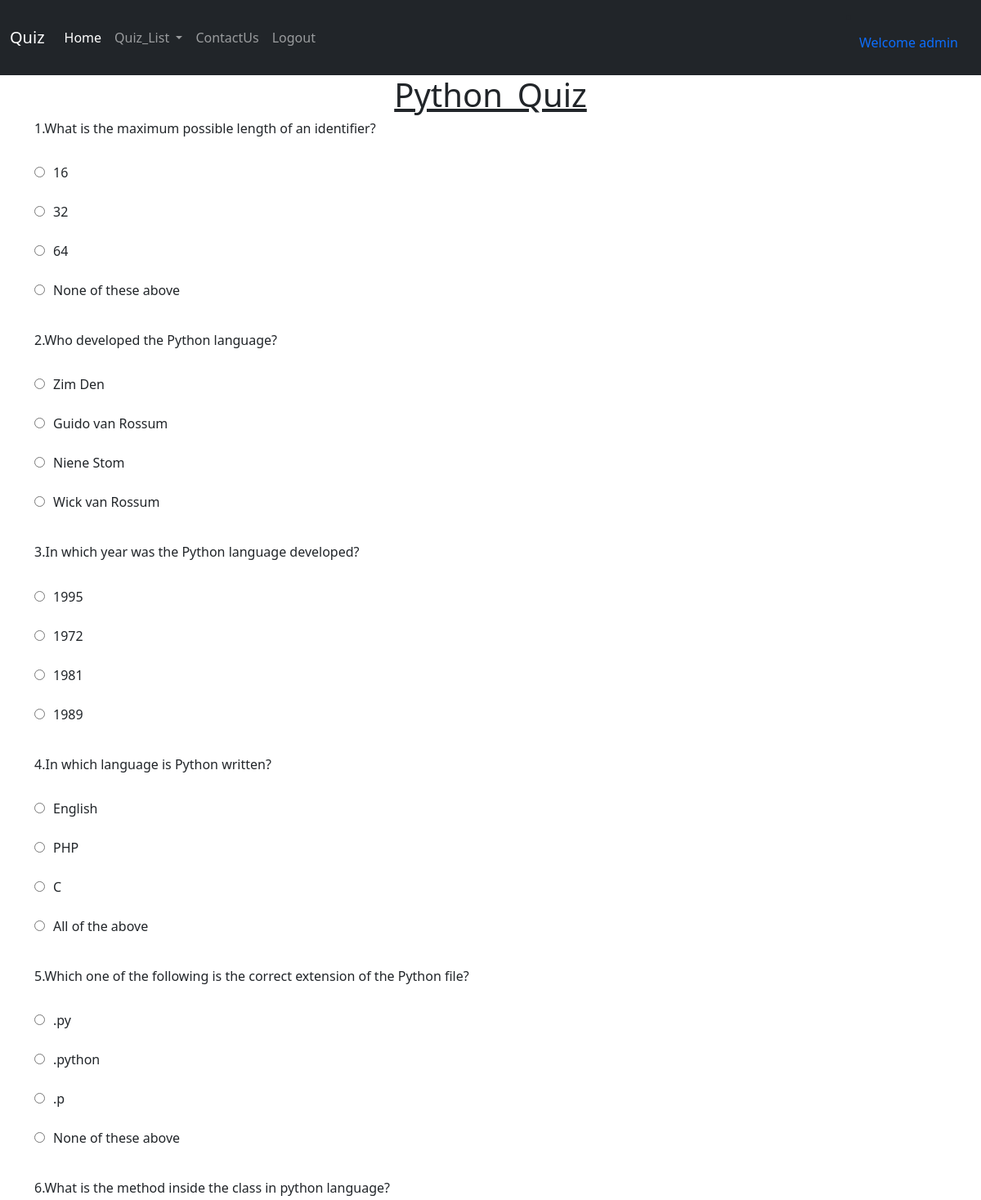
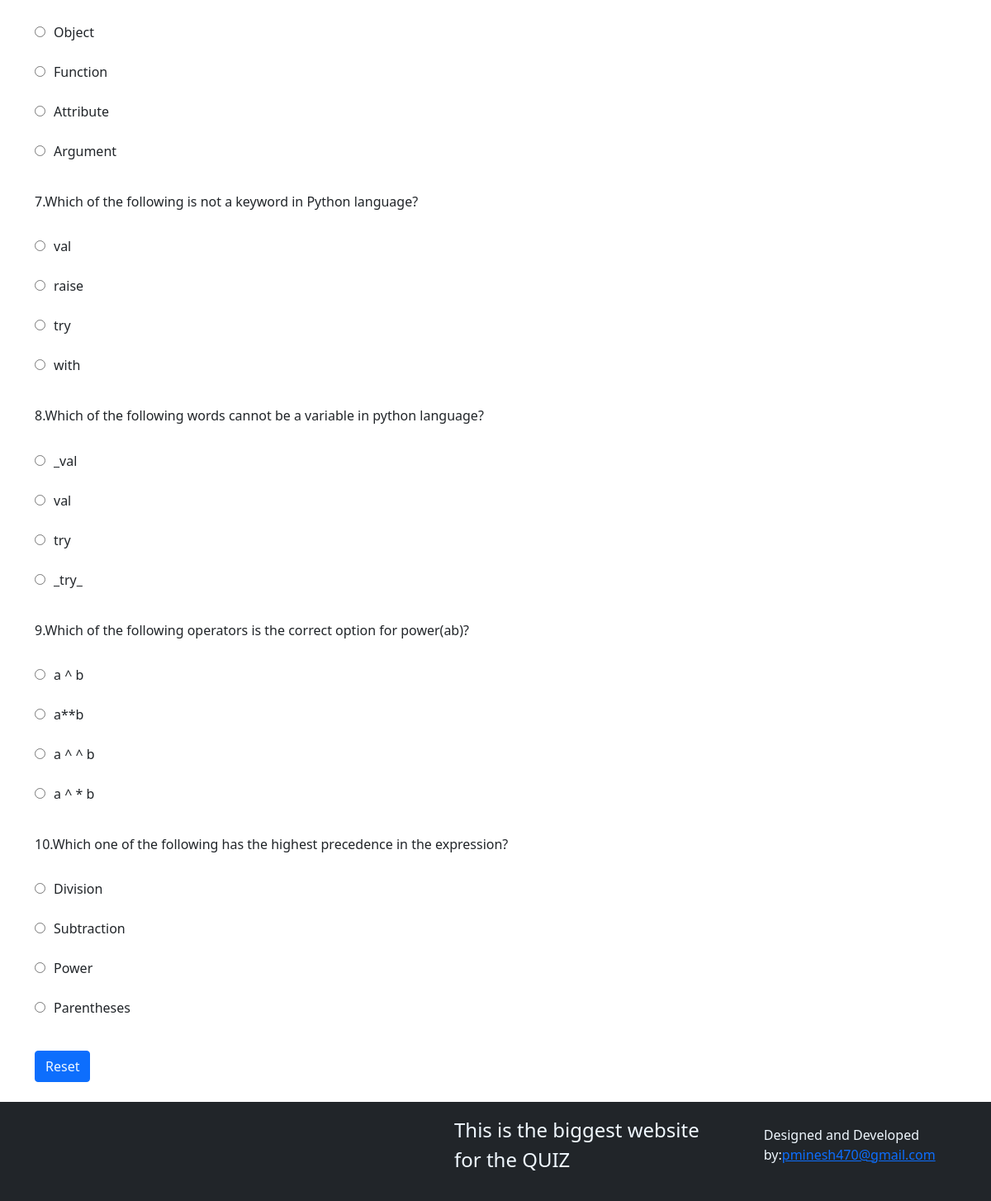
The page /1 (signed in) on the database its author committed (2 pictures, top to bottom).
### CWH/models.py (models this page shows, shortened)
class QuizCourse(models.Model):
    coursename = models.CharField(max_length=100)

class Quiz_Quistion(models.Model):
    quiz_type = models.ForeignKey(QuizCourse, on_delete=models.CASCADE)
    qustion = models.CharField(max_length=500)
    option1 = models.CharField(max_length=100)
    option2 = models.CharField(max_length=100)
    option3 = models.CharField(max_length=100)
    option4 = models.CharField(max_length=100)
    answer = models.CharField(max_length=100)

### CWH/views.py (the view)
# urls.py: path("<int:id>",views.take_quiz,name="take_quiz"),
@login_required(login_url='')
def take_quiz(request, id):
    courses = QuizCourse.objects.all()
    c_name = QuizCourse.objects.get(id=id)
    course_name = c_name.coursename
    qestion = Quiz_Quistion.objects.all()
    questions = []
    for i in qestion:
        if c_name.coursename == i.quiz_type.coursename:
            questions.append(i)
    context = {'id': id, 'courses': courses,
               'questions': questions, 'course_name': course_name}
    return render(request, "quiz.html", context)

### CWH/templates/quiz.html (shortened to what this page needs)
{% extends 'base.html' %}
{% block body %}
<div class="container">
    <h1 class="text-center"><u>{{course_name}}</u></h1>
    <form action="" method="POST">
        {% for i in questions %}
        <h6>{{i.id}}.{{i.qustion}}</h6><br>
        <input type="radio" name="{{i.id}}" value="{{i.option1}}" id="q1a" style="margin-right: 10px;"
            onclick="show('{{i.id}}','{{i.answer}}')">{{i.option1}}<br><br>
        <input type="radio" name="{{i.id}}" value="{{i.option2}}" id="q1b" style="margin-right: 10px;"
            onclick="show('{{i.id}}','{{i.answer}}')">{{i.option2}}<br><br>
        <input type="radio" name="{{i.id}}" value="{{i.option3}}" id="q1c" style="margin-right: 10px;"
            onclick="show('{{i.id}}','{{i.answer}}')">{{i.option3}}<br><br>
        <input type="radio" name="{{i.id}}" value="{{i.option4}}" id="q1d" style="margin-right: 10px;"
            onclick="show('{{i.id}}','{{i.answer}}')">{{i.option4}}<br><br>
        {% endfor %}
        <button class="btn btn-primary"><a href="/{{id}}"
                style="text-decoration: none; color: aliceblue;">Reset</a></button><br><br>
    </form>
</div>
{% endblock body %}

### CWH/templates/base.html (shortened to what this page needs)
<!doctype html>
<html lang="en">
<head>
    <link href="https://cdn.jsdelivr.net/npm/bootstrap@5.0.0-beta1/dist/css/bootstrap.min.css" rel="stylesheet"
>
</head>
<body>
    <nav class="navbar navbar-expand-lg navbar-fixed-top navbar-dark bg-dark ">
        <div class="container-fluid">
            <a class="navbar-brand" href="/index">Quiz</a>
            <div class="collapse navbar-collapse" id="navbarSupportedContent">
                <ul class="navbar-nav me-auto mb-2 mb-lg-0">
                    <li class="nav-item">
                        <a class="nav-link active" aria-current="page" href="/index">Home</a>
                    </li>
                    <li class="nav-item dropdown">
                        <a class="nav-link dropdown-toggle" href="" id="navbarDropdown" role="button"
                            data-bs-toggle="dropdown" aria-expanded="false">
                            Quiz_List
                        </a>
                    </li>
                    <li class="nav-item">
                        <a class="nav-link" href="/contact">ContactUs</a>
                    </li>
                    <li class="nav-item">
                        <a class="nav-link" href="/logout">Logout</a>
                    </li>
                </ul>
                <form class="d-flex">
                    <li class="nav-item">
                        <a class="nav-link" href="" style="padding-bottom: 20px;"> Welcome {{request.user}} </a>
                    </li>
                </form>
            </div>
        </div>
    </nav>
    {% block body %}
    {% endblock body %}
</body>
<nav class="navbar navbar-expand-lg navbar-dark bg-dark py-3">
    <p style="color: aliceblue;padding-left: 550px;font-size: x-large;">This is the biggest website for the QUIZ</p>
    <p style="color: aliceblue;margin-left: 70px;">Designed and Developed by:<a href="https://www.google.com/gmail/">pminesh470@gmail.com</a></p>
</nav>
</html>

### rows shown on the page
QuizCourse: coursename "Python_Quiz"
Quiz_Quistion: id "1", qustion "What is the maximum possible length of an identifier?", option1 "16", option2 "32", option3 "64", option4 "None of these above"
Quiz_Quistion: id "2", qustion "Who developed the Python language?", option1 "Zim Den", option2 "Guido van Rossum", option3 "Niene Stom", option4 "Wick van Rossum"
Quiz_Quistion: id "3", qustion "In which year was the Python language developed?", option1 "1995", option2 "1972", option3 "1981", option4 "1989"
Quiz_Quistion: id "4", qustion "In which language is Python written?", option1 "English", option2 "PHP", option3 "C", option4 "All of the above"
Quiz_Quistion: id "5", qustion "Which one of the following is the correct extension of the Python file?", option1 ".py", option2 ".python", option3 ".p", option4 "None of these above"
Quiz_Quistion: id "6", qustion "What is the method inside the class in python language?", option1 "Object", option2 "Function", option3 "Attribute", option4 "Argument"
Quiz_Quistion: id "7", qustion "Which of the following is not a keyword in Python language?", option1 "val", option2 "raise", option3 "try", option4 "with"
Quiz_Quistion: id "8", qustion "Which of the following words cannot be a variable in python language?", option1 "_val", option2 "val", option3 "try", option4 "_try_"
Quiz_Quistion: id "9", qustion "Which of the following operators is the correct option for power(ab)?", option1 "a ^ b", option2 "a**b", option3 "a ^ ^ b", option4 "a ^ * b"
Quiz_Quistion: id "10", qustion "Which one of the following has the highest precedence in the expression?", option1 "Division", option2 "Subtraction", option3 "Power", option4 "Parentheses"

### other values the page prints
{{ request.user }} "admin"
